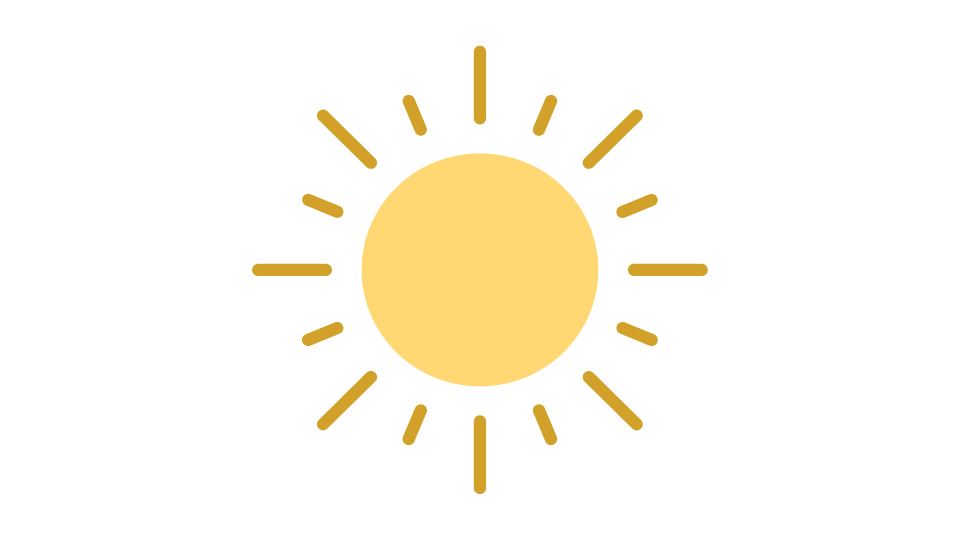
#> input picture images/1.png, 1920 x 1080 px, given in place of the camera (shown at 1/2 size)
$ python main.py
#> lines starting #> are read from the running program, lines starting #| are printed output that depends on the picture
import cv2
import time
import glob
import os
from emailing import send_email
from threading import Thread

video = cv2.VideoCapture(0)
time.sleep(1)

first_frame = None
status_list = []
count = 1

def clean_folder():
    print("clean_folder function started")
    images = glob.glob("images/*.png")
    for image in images:
        os.remove(image)
    print("clean_folder function ended")

while True:
    status = 0
    check, frame = video.read()
#> frame is the input picture: shape (1080, 1920, 3); mean B, G, R 238.6, 249.6, 254
    gray_frame = cv2.cvtColor(frame, cv2.COLOR_BGR2GRAY)
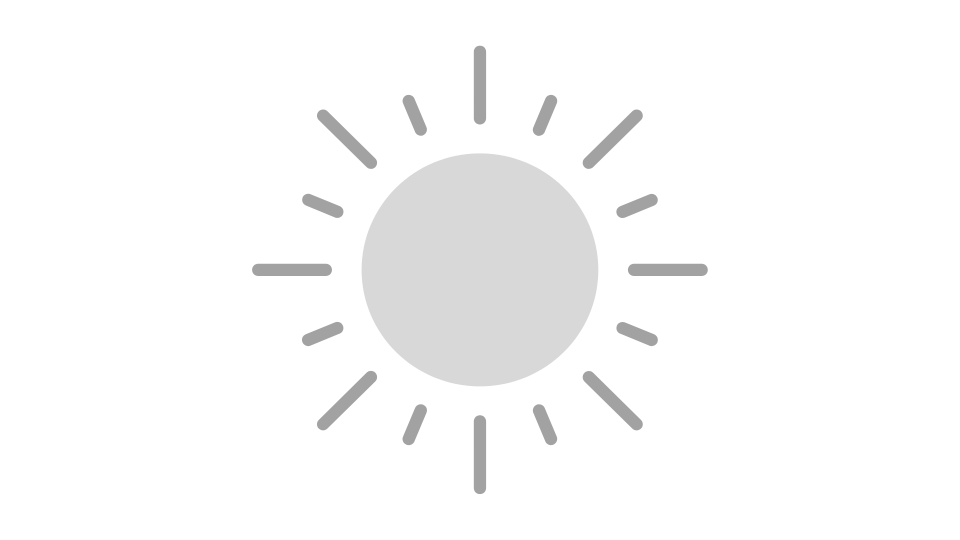
#> gray_frame: shape (1080, 1920) (shown at 1/2 size); min 162, max 255, mean 249.7
    gray_frame_gau = cv2.GaussianBlur(gray_frame, (21, 21), 0)
    if first_frame is None:
        first_frame = gray_frame_gau

    delta_frame = cv2.absdiff(first_frame, gray_frame_gau)
#> delta_frame: shape (1080, 1920); every value is 0

    thresh_frame = cv2.threshold(delta_frame, 60, 255, cv2.THRESH_BINARY)[1]
    dil_frame = cv2.dilate(thresh_frame, None, iterations=2)
    cv2.imshow("My video", dil_frame)

    contours, check = cv2.findContours(dil_frame, cv2.RETR_EXTERNAL, cv2.CHAIN_APPROX_SIMPLE)
#> contours = []; check = None

    for contour in contours:
        if cv2.contourArea(contour) < 5000:
            continue
        x, y, w, h = cv2.boundingRect(contour)
        rectangle = cv2.rectangle(frame, (x, y), (x + w, y + h), (0, 255, 0), 3)
        if rectangle.any():
            status = 1
            cv2.imwrite(f"images/{count}.png", frame)
            count = count + 1
            all_images = glob.glob("images/*.png")
            index = int(len(all_images) / 2)
            image_with_object = all_images[index]

    status_list.append(status)
    status_list = status_list[-2:]

    if status_list[0] == 1 and status_list[1] == 0:
        email_thread = Thread(target=send_email, args=(image_with_object,))
        email_thread.daemon = True
        clean_thread = Thread(target=clean_folder)
        email_thread.daemon = True

        email_thread.start()


    print(status_list)

    cv2.imshow("Video", frame)
    key = cv2.waitKey(1)
#> (key q is pressed here)

    if key ==  ord("q"):
        break

#> (the run stopped early here; a loop or call above may not have finished)
